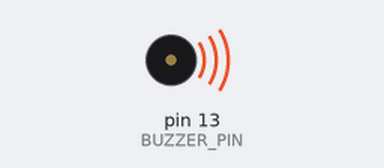
A sketch run on a simulated Arduino Uno, built with avr-gcc and run on an emulated ATmega328P. Parts: buzzer (waves = sounding).

Above: at 0.05 s.
Timing chart, 0 to 3.0 s (numbered marks = the images above):
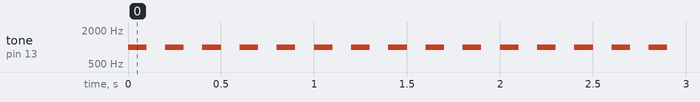

The sketch:

Buzzer_module.ino
```cpp
#define BUZZER_PIN 13 // Define the pin connected to the buzzer module

void setup() {
  pinMode(BUZZER_PIN, OUTPUT); // Set the buzzer pin as an output
}

void loop() {
  // Make the buzzer beep for 100 milliseconds
  tone(BUZZER_PIN, 1000); // 1000 Hz frequency
  delay(100);
  noTone(BUZZER_PIN);
  delay(100);
}
```

Measured:
- by itself, tone on pin 13 (BUZZER_PIN): alternates 1000 Hz for 0.10 s and silent for 0.10 s
